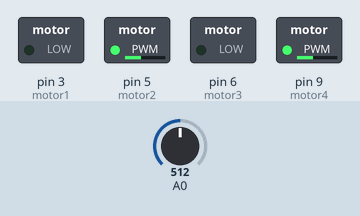
The sketch below on a simulated Arduino Uno, built with avr-gcc and run on an emulated ATmega328P. On the bench: switched loads named in the sketch (green lamp = pin HIGH). The inputs (shaded band) are chosen by the test bench; at power-on: A0 = 512. At 67.2 s the program stops and its outputs stay as they are.

Above: at 0.1 s.
At 4.6 s:
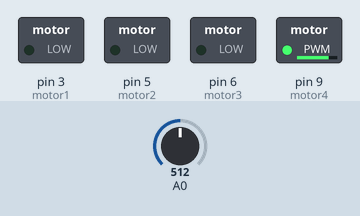
At 12.8 s:
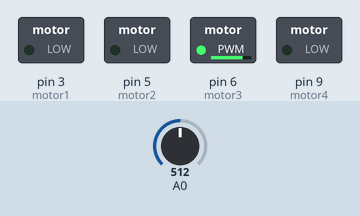
At 29.9 s:
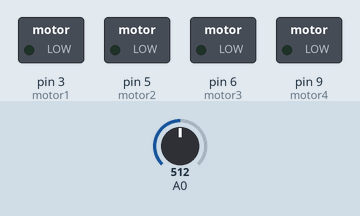
Timing chart, 0 to 40.0 s (numbered marks = the images above):
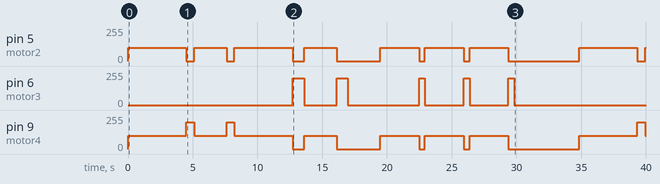

Measured:
- by itself, pin 5 (motor2): 0/255 → 100/255 at 0.00 s, → 0/255 4.5 s later, → 100/255 0.60 s later, → 0/255 2.5 s later, … (17 changes in this stretch)
- by itself, pin 6 (motor3): 0/255 → 200/255 at 12.7 s, → 0/255 0.90 s later, → 200/255 2.5 s later, → 0/255 0.85 s later, … (10 changes in this stretch)

The sketch:

sketch_jul07b.ino
```cpp
byte   d = 0;
byte motor1 = 3, motor2 = 5, motor3 = 6, motor4 =9 , echo = 10 , trig = 11 ,x=0,RS=7, LS=2, MS =4, left = 0, right = 0 , med = 0,pr=1,pl=1,pm=1 , SoundSensor = 8;
float take =0 ,give = 0 ;int counter = 0 , RightSmooth =0, Right = 0 , LeftSmooth = 0 , Left = 0;
char state , donno ;int current, i=0 ,dd =0 , gg = 0, number = 0 , p = 0 , ir = 0 , Acc = 0 , no = 0 , cc = 0;
char distance[4];
void setup() {
  // put your setup code here, to run once:
Serial.begin(9600);
pinMode(motor1,OUTPUT);
pinMode(motor2,OUTPUT);
pinMode(motor3,OUTPUT);
pinMode(motor4,OUTPUT);
pinMode(echo,INPUT);
pinMode(RS,INPUT) ;
pinMode(LS,INPUT) ;
pinMode(MS,INPUT) ;
pinMode(trig,OUTPUT);
}
void Forward ()
{
  digitalWrite(motor1,LOW);
    analogWrite(motor2,127);
    digitalWrite(motor3,LOW);
    analogWrite(motor4,127);
}
void Back ()
{
    digitalWrite(motor2,LOW);
    analogWrite(motor1,127);
    digitalWrite(motor4,LOW);
    analogWrite(motor3,127);
}
void forward ()
{
    digitalWrite(motor1,LOW);
    analogWrite(motor2,100);
    digitalWrite(motor3,LOW);
    analogWrite(motor4,100);
}
void turnLeft ()
{
    analogWrite(motor1,0);
    analogWrite(motor2,0);
    analogWrite(motor3,200);
    digitalWrite(motor4,0);
}
void turnRight ()
{
    digitalWrite(motor1,LOW);
    digitalWrite(motor2,LOW);
    digitalWrite(motor3,LOW);
    analogWrite(motor4,200);
}
void turnLeftSmooth ()
{
    analogWrite(motor1,150);
    analogWrite(motor2,0);
    analogWrite(motor3,75);
    analogWrite(motor4,0);
}
void turnRightSmooth ()
{
    analogWrite(motor1,0);
    analogWrite(motor2,150);
    analogWrite(motor3,0);
    analogWrite(motor4,75);
}
void Stop ()
{
    digitalWrite(motor1,LOW);
    analogWrite(motor2,0);
    digitalWrite(motor3,LOW);
    analogWrite(motor4,0);
}
void wait()
{
  turnRight();
}
int reading ()
{
  int val = 0;
      val=analogRead(0);   //connect mic sensor to Analog 0
      if (val <= 466 && val >=422 )
      val = 0;
      if (val != 0)
      x++;
      delay(100);
      return x;
      if (x ==45)
      x = 0;
}
void circle()
{
  analogWrite(motor1,0);
  analogWrite(motor2,150);
  analogWrite(motor3,0);
  analogWrite(motor4,50);
  //this values change to get the redious required which is equal to 1 m
  }
void back()
{
  digitalWrite(motor2,LOW);
    analogWrite(motor1,100);
    digitalWrite(motor4,LOW);
    analogWrite(motor3,100);
}
void loop() {
  // put your main code here, to run repeatedly:
       // infinity //
while (1)
  {
    forward();
      int y = 0;
      y = reading();
      if (y == 45)
      {
        turnRight ();
        delay(600);
        x = 0;
        break;
      }
  }
  while (1)
  {
    forward();
      int z = 0;
      z = reading();
      if (z == 25)
      {
        turnRight ();
        delay(600);
        x = 0;
        break;
      }
  }
  while (1)
  {
    forward();
      int p = 0;
      p = reading();
      if (p == 45)
      {
        turnLeft ();
        delay(900);
        x = 0;
        break;
      }
  }
  while (1)
  {
    forward();
      int m = 0;
      m = reading();
      if (m == 25)
      {
        turnLeft ();
        delay(850);
        x = 0;
        break;
      }
  }
  Stop();
  delay (2500);
  cc = 0;
  while (1)
  {
    forward();
      int y = 0;
      y = reading();
      if (y == 30)
      {
        turnLeft ();
        delay(450 );
        cc++;
        x = 0;
        if (cc == 3)
        break;
      }
  }
  Stop();
  delay (2500);
  int Time = millis();
  while (1)
  {
  circle();
  if (Time >= 11000)
  break;
  }
  Stop();
  delay (2500);
}
```
